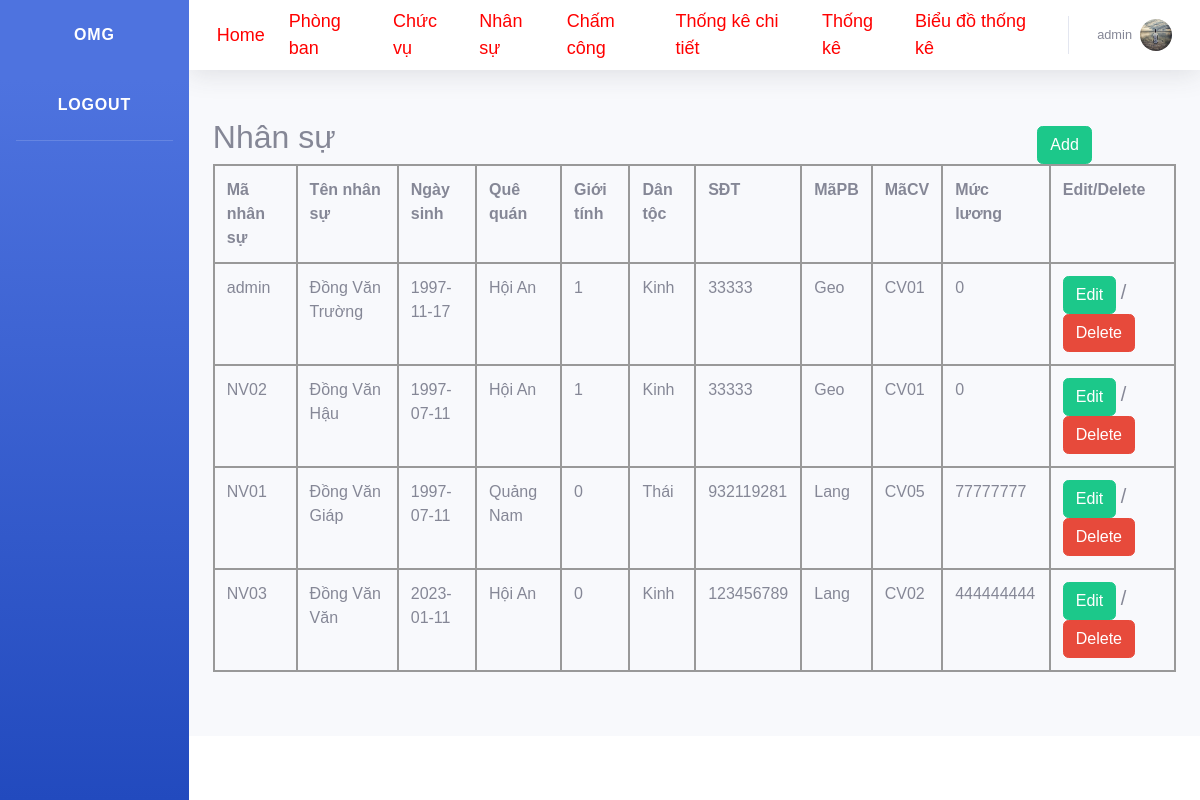
The page /Home/Nhansu (signed in) on the database its author committed.
### tables this page shows
CREATE TABLE `nhansu` (
  `id` int(11) NOT NULL,
  `MaNV` varchar(6) NOT NULL,
  `TenNV` varchar(255) NOT NULL,
  `Matkhau_DN` varchar(255) NOT NULL,
  `Ngaysinh` date NOT NULL,
  `Quequan` varchar(255) NOT NULL,
  `Gioitinh` tinyint(1) NOT NULL,
  `Dantoc` varchar(255) NOT NULL,
  `SDT` int(11) NOT NULL,
  `MaPB` varchar(6) NOT NULL,
  `MaCV` varchar(6) NOT NULL,
  `Mucluong` int(11) NOT NULL
);

### sub_mvc/core/Controller.php (called while the page is built, shortened)
<?php
 class Controller
 {
     public function model($model)
     {
        return new $model;
     }
     public function view($view, $data=[])
     {
        require_once "./sub_mvc/views/".$view.".php";
     }
 }
?>

### sub_mvc/controllers/Home.php (called while the page is built, shortened)
<?php
class Home extends Controller
{
    public function __construct()
    {
        $this->Phongban = $this->model("Phongban");
        $this->Chucvu = $this->model("Chucvu");
        $this->Nhansu = $this->model("Nhansu");
    }
    public function Nhansu()
    {
        $this->view("master_page", [
            "page" => "nhansu",
            "url" => "../",
            "phongban" => $this->Phongban->ListAll(),
            "chucvu" => $this->Chucvu->ListAll(),
            "nhansu" => $this->Nhansu->ListAll(),
        ]);
    }
}

### sub_mvc/core/App.php (called while the page is built, shortened)
<?php
class App
{
    protected $action = "GetView";
    function __construct()
    {
        $arr = $this->UrlProcess();
        if (file_exists("./sub_mvc/controllers/" . $arr[0] . ".php")) {
            $this->controller = $arr[0];
            unset($arr[0]);
        }
        $this->controller = new $this->controller;
        if (isset($arr[1])) {
            if(method_exists($this->controller, $arr[1]))
            {
                $this->action = $arr[1];
            }
            unset($arr[1]);
        }
        $this->params = $arr?array_values($arr):[];
        call_user_func_array([$this->controller, $this->action], $this->params);
    }
    function UrlProcess()
    {
        if (isset($_GET["url"])) {
            return explode("/", filter_var(trim($_GET["url"], "/")));
        }
    }
}

### index.php (called while the page is built, shortened)
<?php
    $myApp = new App();
?>

### sub_mvc/core/db.php (called while the page is built, shortened)
<?php
class db
{
    protected $servername = "localhost";
    protected $username = "root";
    protected $password = "";
    function __construct()
    {
        $this->conn = mysqli_connect($this->servername,$this->username,$this->password);
    }
}
?>

### sub_mvc/models/Phongban.php (called while the page is built, shortened)
<?php
class Phongban extends db
{
    public function ListAll()
    {
        $qr = "SELECT * FROM phongban";
        return mysqli_query($this->conn, $qr);
    }
}

### sub_mvc/models/Chucvu.php (called while the page is built, shortened)
<?php
 class Chucvu extends db
 {
     public function ListAll()
    {
        $qr = "SELECT * FROM chucvu";
        return mysqli_query($this->conn,$qr);
    }
 }
?>

### sub_mvc/models/Nhansu.php (called while the page is built, shortened)
<?php
class Nhansu extends db
{
    public function ListAll()
    {
        $qr = "SELECT * FROM nhansu";
        return mysqli_query($this->conn, $qr);
    }
}

### sub_mvc/views/pages/nhansu.php (the view, shortened to what this page needs)
<div class="page-header" style="padding:0px">
    <div class="row">
        <div class="col-md-9">
            <h2>Nhân sự</h2>
        </div>
        <div class="col-md-3 text-center">
            <a href="" class="btn btn-success btn-rounded mt-2" data-toggle="modal" data-target="#modalLoginForm">
                Add</a>
        </div>
    </div>
</div>
<div class="list-group">
    <table class="table table-hover">
        <tbody>
            <tr>
                <th>Mã nhân sự</th>
                <th>Tên nhân sự</th>
                <th>Ngày sinh</th>
                <th>Quê quán</th>
                <th>Giới tính</th>
                <th>Dân tộc</th>
                <th>SĐT</th>
                <th>MãPB</th>
                <th>MãCV</th>
                <th>Mức lương</th>
                <th>Edit/Delete</th>
            </tr>
            <?php
            while ($row = mysqli_fetch_array($data['nhansu'])) {
                echo '<tr>
                <td>' . $row["MaNV"] . '</td>
                <td>' . $row["TenNV"] . '</td>
                <td>' . $row["Ngaysinh"] . '</td>
                <td>' . $row["Quequan"] . '</td>
                <td>' . $row["Gioitinh"] . '</td>
                <td>' . $row["Dantoc"] . '</td>
                <td>' . $row["SDT"] . '</td>
                <td>' . $row["MaPB"] . '</td>
                <td>' . $row["MaCV"] . '</td>
                <td>' . $row["Mucluong"] . '</td>
                <td>
                        <a href="Get_info_user/' . $row["MaNV"] . '" class="btn btn-success btn-small">Edit</a>
                        <span style="font-size:20px">/</span>
                        <button class="btn btn-danger" onclick="deleteme(' . $row["id"] . ')" name="Delete" value="Delete">Delete</button>
                    </td>
            </tr>';
            }
            ?>
        </tbody>
    </table>
</div>

### public/css/calendar.css (style rules this page uses)
table.calendar, tr, td,th { border:2px solid #999; border-collapse: collapse; }

### rows shown on the page
nhansu: MaNV "admin", TenNV "Đồng Văn Trường", Ngaysinh "1997-11-17", Quequan "Hội An", Gioitinh "1", Dantoc "Kinh", SDT "33333", MaPB "Geo", MaCV "CV01", Mucluong "0"
nhansu: MaNV "NV02", TenNV "Đồng Văn Hậu", Ngaysinh "1997-07-11", Quequan "Hội An", Gioitinh "1", Dantoc "Kinh", SDT "33333", MaPB "Geo", MaCV "CV01", Mucluong "0"
nhansu: MaNV "NV01", TenNV "Đồng Văn Giáp", Ngaysinh "1997-07-11", Quequan "Quảng Nam", Gioitinh "0", Dantoc "Thái", SDT "932119281", MaPB "Lang", MaCV "CV05", Mucluong "77777777"
nhansu: MaNV "NV03", TenNV "Đồng Văn Văn", Ngaysinh "2023-01-11", Quequan "Hội An", Gioitinh "0", Dantoc "Kinh", SDT "123456789", MaPB "Lang", MaCV "CV02", Mucluong "444444444"

### other values the page prints
$_SESSION["username"] "admin"
